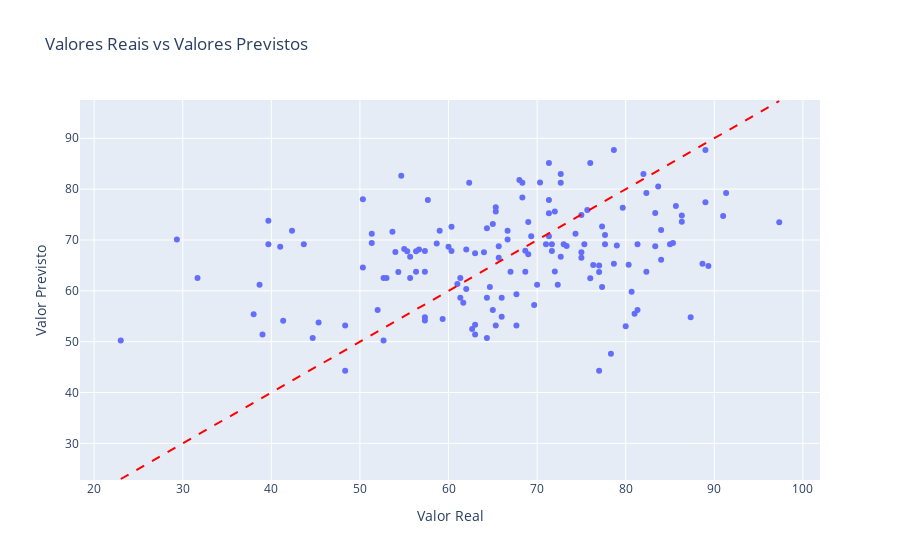

The cell this chart's notebook holds for it:
### Code cell
import plotly.express as px
import pandas as pd


df = pd.DataFrame({
    'Real': y_test,
    'Previsto': predictions
})

fig = px.scatter(df, x='Real', y='Previsto',
                 labels={'Real': 'Valor Real', 'Previsto': 'Valor Previsto'},
                 title='Valores Reais vs Valores Previstos')
fig.add_shape(
    dict(
        type='line',
        x0=df['Real'].min(),
        y0=df['Real'].min(),
        x1=df['Real'].max(),
        y1=df['Real'].max(),
        line=dict(color='Red', dash='dash')
    )
)

fig.show()

### Figure 1 — Plotly figure (JSON) as saved in the notebook; plotly's stock layout.template omitted (floating-point values rounded to 4 significant figures; data arrays with more than 128 entries replaced by an {"elided": "..."} marker saying what was removed)
{"data": [{"hovertemplate": "Valor Real=%{x}<br>Valor Previsto=%{y}<extra></extra>", "legendgroup": "", "marker": {"color": "#636efa", "symbol": "circle"}, "mode": "markers", "name": "", "orientation": "v", "showlegend": false, "type": "scatter", "x": {"elided": "150 float values"}, "xaxis": "x", "y": {"elided": "150 float values"}, "yaxis": "y"}], "layout": {"legend": {"tracegroupgap": 0}, "shapes": [{"line": {"color": "Red", "dash": "dash"}, "type": "line", "x0": 23, "x1": 97.33, "y0": 23, "y1": 97.33}], "title": {"text": "Valores Reais vs Valores Previstos"}, "xaxis": {"anchor": "y", "domain": [0, 1], "title": {"text": "Valor Real"}}, "yaxis": {"anchor": "x", "domain": [0, 1], "title": {"text": "Valor Previsto"}}}}
